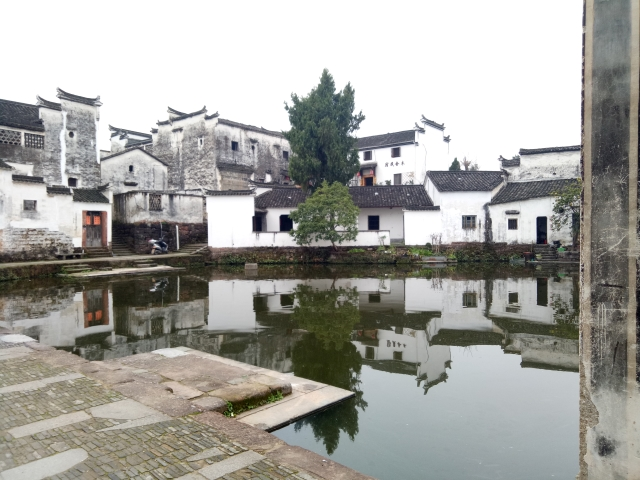
#> input picture 资源/实例代码/5.1.3  可变阈值处理/stardust/landscape.jpg, 640 x 480 px
$ python stardust.py
#> lines starting #> are read from the running program, lines starting #| are printed output that depends on the picture; after the words box and inside, x2 and y2 are one past the last pixel; in counts of white or black regions, pixels touching at a corner belong together
#> further down, img is the input picture: shape (480, 640, 3); mean B, G, R 158.4, 163.2, 163.8
#file      stardust.py
#author    凡尘(Kevin Brooks)
#version   1.0
#date      2020_08_04
#github    https://github.com/stardust-scitech/OpenCM
#copyright Copyright (C) 2018, Stardust Studio, All Rights Reserved
#license   http://www.apache.org/licenses/LICENSE-2.0

#导入cv2模块，定义别名为cv
import cv2 as cv
#导入2D绘图库功能模块，定义别名为plot
from matplotlib import pyplot as plot

def threshold_average(img,a):
    #BGR(OpenCV使用BGR而非RGB格式)转灰度图像
#> called with a = 7
    gray = cv.cvtColor(img, cv.COLOR_BGR2GRAY)
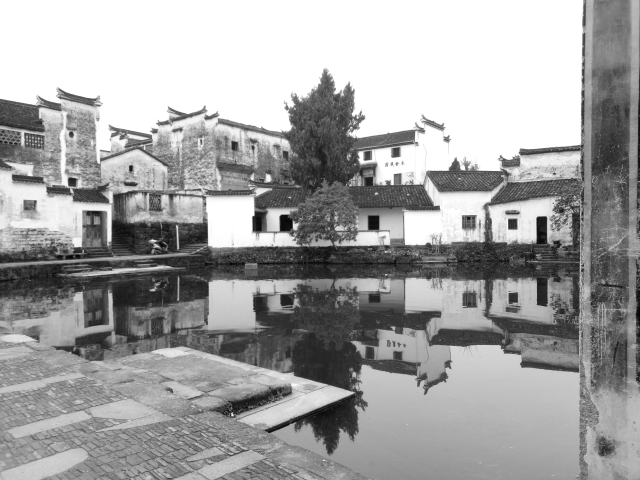
#> gray: shape (480, 640); min 4, max 255, mean 162.8
    gray_last = gray
    #历遍每个像素元素并处理
    for i in range(len(gray)):
        for j in range(len(gray[0])):
            if i>10 and i<310 and j>10 and j<310:
                average = (gray_last[i-1][j-1]+gray_last[i-1][j]+gray_last[i-1][j+1]+
                            gray_last[i][j-1]   +gray_last[i][j]   +gray_last[i][j+1]+
                            gray_last[i+1][j-1]+gray_last[i+1][j]+gray_last[i+1][j+1])/9
                if gray[i][j] > average*a:
                    gray[i][j] = 255
                else:
                    gray[i][j] = 0
            else:
                gray[i][j] = 0
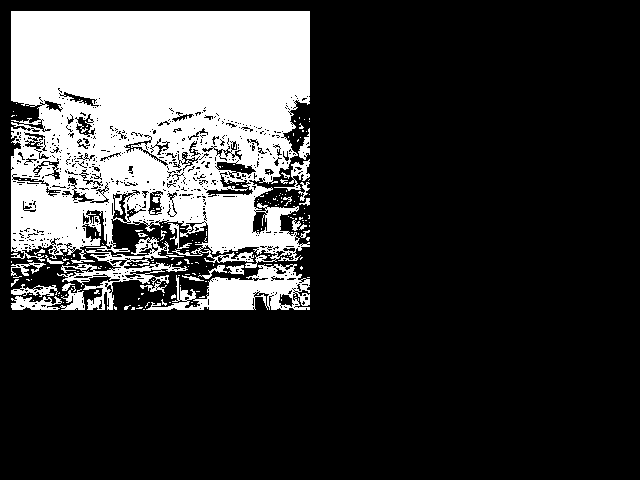
#> gray: shape (480, 640); 22.2% white; 199 white regions (171 under 20 px), largest, box (x1, y1, x2, y2) and area: (11, 11, 310, 268) 59102, (146, 264, 310, 310) 3575, (57, 237, 188, 310) 2342
    #窗口输出指定图像
    cv.imshow("Threshold multi", gray)

#加载图片
img = cv.imread("landscape.jpg",1)
#显示彩色图像
cv.imshow("color image",img)
#函数调用
threshold_average(img,7)
#等待按下任意按键继续运行下一条语句
cv.waitKey(0)
#释放HighGUI窗口
#cv.destroyAllWindows()
